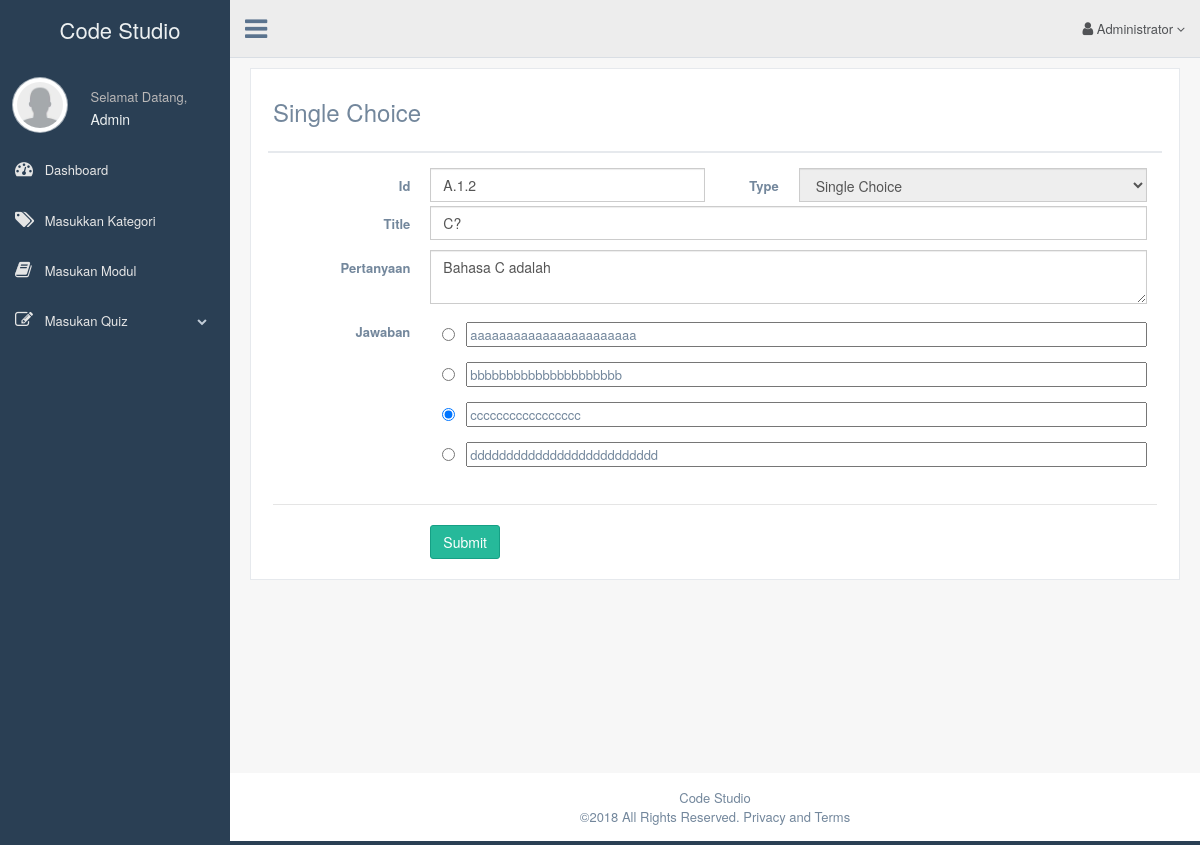
/admin/SgC/A.1.2, run on the app's committed database.
### tables this page shows
CREATE TABLE `t_quis` (
  `id` varchar(10) NOT NULL,
  `kd` int(3) NOT NULL,
  `title` varchar(50) NOT NULL,
  `quest` varchar(200) NOT NULL,
  `ky` varchar(50) NOT NULL
);

CREATE TABLE `t_opsi` (
  `id` varchar(10) NOT NULL,
  `a` text NOT NULL,
  `b` text NOT NULL,
  `c` text NOT NULL,
  `d` text NOT NULL
);

### application/libraries/Template.php (called while the page is built, shortened)
<?php
class Template
{
	function __construct()
	{
		$this->ci=&get_instance();
	}
	function admin($template,$data='')
	{
		$data=array(
		'content'=>$this->ci->load->view($template,$data,TRUE),
		'nav'=>$this->ci->load->view('template/nav_admin',$data,TRUE),
		);
		$this->ci->load->view('template/dashboard',$data);
	}
}

### application/controllers/admin.php (called while the page is built, shortened)
<?php
class Admin extends CI_Controller {
	public function SgC($id=''){
		$data = array();
		if ($id!=''){
			$data['frm']=$this->Mdb->get_where('t_quis',array('id'=>$id))->row();
			$data['opsi']=$this->Mdb->get_where('t_opsi',array('id'=>$id))->row();
		}
		$this->template->admin('admin/quiz/SgC',$data);
	}
}

### index.php (called while the page is built, shortened)
<?php
require_once BASEPATH.'core/CodeIgniter.php';

### application/models/Mdb.php (called while the page is built, shortened)
<?php
class Mdb extends CI_Model {
	function get_where($table=null,$where=null)
	{
		$this->db->from($table);
		$this->db->where($where);
		return $this->db->get();
	}
}

### application/views/admin/quiz/SgC.php (the view, shortened to what this page needs)
<div class="row top_tiles">
  <div class="col-md-12 col-sm-12 col-xs-12">
    <div class="x_panel">
      <div class="x_title">
         <div class="page-title">
          <div class="title_left">
            <h3>Single Choice</h3>
          </div>
        </div>
      </div>
      <div class="x_content">
      <form class="form-horizontal form-label-left" action="" method="post" enctype="multipart/form-data">
        <div class="form-group">
          <label class="control-label col-md-2 col-sm-2 col-xs-12">Id</label>
          <div class="col-md-4 col-sm-4 col-xs-12">
          <input name="id" type="text" class="form-control" placeholder="Masukan Id " required="" value="<?= (isset($frm->id)?$frm->id:'') ?>">
          </div>
          <label class="control-label col-md-1 col-sm-1 col-xs-12">Type</label>
          <div class="col-md-5 col-sm-5 col-xs-12">
          <select name="type" class="form-control" disabled="disabled">
            <option value="21">Single Choice</option>
          </select>
          </div>
          <br><br>
          <label class="control-label col-md-2 col-sm-2 col-xs-12">Title</label>
          <div class="col-md-10 col-sm-10 col-xs-12">
          <input name="title" type="text" class="form-control" placeholder="Masukan Title" required=""  value="<?= (isset($frm->title)?$frm->title:'') ?>">
          </div>
        </div>
        <div class="form-group">
          <label class="control-label col-md-2 col-sm-2 col-xs-12">Pertanyaan</label>
          <div class="col-md-10 col-sm-10 col-xs-12">
            <textarea name="quest" class="resizable_textarea form-control" placeholder="Masukan pertanyaan" required=""><?= (isset($frm->quest)?$frm->quest:'') ?></textarea>
          </div>
        </div>
        <div class="form-group">
          <label class="control-label col-md-2 col-sm-2 col-xs-12">Jawaban</label>
          <div class="col-md-10 col-sm-10 col-xs-12">
            <table width="100%" class="form-group" border="0">
              <tr>
                <td height="40" width="5%" align="center"><input type="radio" name="opsi" value="0" required=""></td>
                <td width="95%"><input type="text" name="isia" style="width: 100%;" placeholder="Masukan Pilihan Jawaban 1" required="" value="<?= (isset($opsi->a)?$opsi->a:'') ?>"></td>
              </tr>
              <tr>
                <td height="40" width="5%" align="center"><input type="radio" name="opsi" value="1" required=""></td>
                <td width="95%"><input type="text" name="isib" style="width: 100%;" placeholder="Masukan Pilihan Jawaban 2" required=""  value="<?= (isset($opsi->b)?$opsi->b:'') ?>"></td>
              </tr>
              <tr>
                <td height="40" width="5%" align="center"><input type="radio" name="opsi" value="2" required=""></td>
                <td width="95%"><input type="text" name="isic" style="width: 100%;" placeholder="Masukan Pilihan Jawaban 3" required=""  value="<?= (isset($opsi->c)?$opsi->c:'') ?>"></td>
              </tr>
              <tr>
                <td height="40" width="5%" align="center"><input type="radio" name="opsi" value="3" required=""></td>
                <td width="95%"><input type="text" name="isid" style="width: 100%;" placeholder="Masukan Pilihan Jawaban 4" required=""  value="<?= (isset($opsi->d)?$opsi->d:'') ?>"></td>
              </tr>
            </table>
          </div>
        </div>
        <div class="ln_solid"></div>
        <div class="form-group">
          <div class="col-md-6 col-sm-6 col-xs-12 col-md-offset-2">
            <button type="submit" name="submit" value="submit" class="btn btn-success">Submit</button>
          </div>
        </div>
      </form>
      </div>
    </div>
  </div>
</div>

### data on the page
t_quis: id "A.1.2", title "C?", quest "Bahasa C adalah"
t_opsi: isia "aaaaaaaaaaaaaaaaaaaaaaa", isib "bbbbbbbbbbbbbbbbbbbbb", isic "ccccccccccccccccc", isid "dddddddddddddddddddddddddd"
